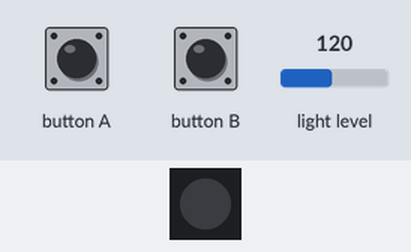
The program below on a simulated Calliope mini (MakeCode). Shown: 1 RGB LEDs in strip order, left to right. The inputs (shaded band) are chosen by the test bench; at power-on: light level 120.

Above: at 1.2 s.
1.3 s: light level set to 54
2.8 s: light level set to 45
At 3.8 s:
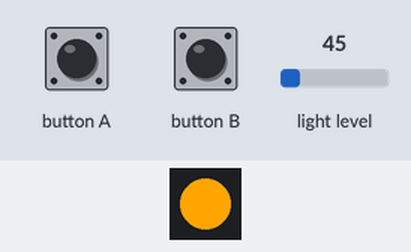
4.3 s: light level set to 64
At 4.8 s:
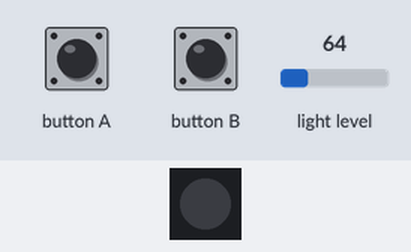
5.8 s: light level set to 5
At 6.5 s:
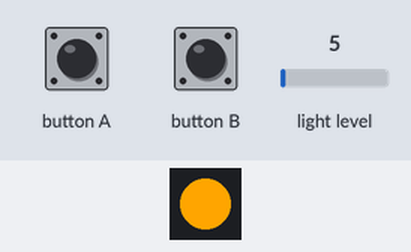
Timing chart, 0 to 8.3 s (numbered marks = the images above; inputs shaded):
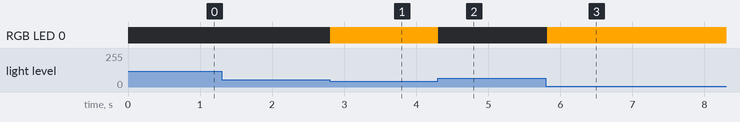

The program:

main.ts
```typescript
let manuel = 0
let Licht = 0
input.onButtonEvent(Button.A, input.buttonEventClick(), function on_button_a() {

    if (manuel == 1) {

        if (Licht == 1) {
            basic.turnRgbLedOff()
            Licht = 0
        } else {
            basic.setLedColor(Colors.Orange)
            Licht = 1
        }

    }

})
input.onButtonEvent(Button.B, input.buttonEventClick(), function on_button_b() {

    if (manuel == 0) {
        manuel = 1
    } else {
        manuel = 0
    }

})
basic.forever(function on_forever() {


    if (manuel == 0) {
        if (input.lightLevel() < 50) {
            basic.setLedColor(Colors.Orange)
            Licht = 1
        } else {
            basic.setLedColor(basic.rgb(0, 0, 0))
            Licht = 0
        }

    }

})
```

test.ts
```typescript
// Hier kann man Tests durchführen; diese Datei wird nicht kompiliert, wenn dieses Paket als Erweiterung verwendet wird.
```

Measured:
- the behaviour switches between 50 and 49 on light level (found by bisection; images 0 and 1)
- after the input at 1.3 s, every drawn part: stays the same
- after the input at 2.8 s, RGB LED 0: off → RGB(255, 165, 0) at once
- after the input at 4.3 s, RGB LED 0: RGB(255, 165, 0) → off at once
- after the input at 5.8 s, RGB LED 0: off → RGB(255, 165, 0) at once
